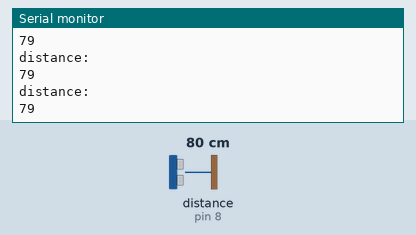
Bench run of a sketch on a simulated Arduino Uno, built with avr-gcc and run on an emulated ATmega328P. On the bench: the last lines printed to the serial monitor. Wiring (inferred from the names in the program): ultrasonic range finder: trigger pin 7; echo pin 8. The test bench sets the inputs (shaded band); at power-on: distance to the obstacle (sensor on pin 8) 80 cm. The echo pulse lasts 58.3 µs per cm.

Above: at 1.3 s.
1.4 s: distance to the obstacle (sensor on pin 8) set to 2 cm
At 1.83 s:
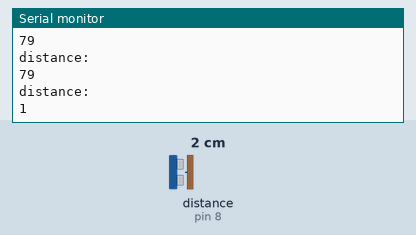
2.9 s: distance to the obstacle (sensor on pin 8) set to 4 cm
At 3.33 s:
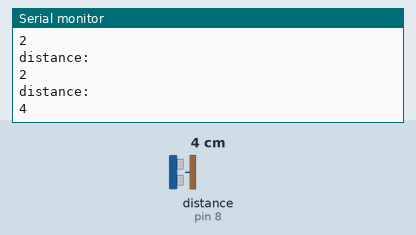
Timing chart, 0 to 5.9 s (numbered marks = the images above; inputs shaded):
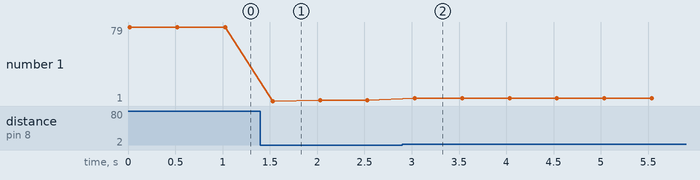

The sketch:

Ultrasonic_distance_sensor.ino
```cpp
/*
HC-SR04 Ping distance sensor]
VCC to arduino 5v GND to arduino GND
Echo to Arduino pin 13 Trig to Arduino pin 12
Red POS to Arduino pin 11
Green POS to Arduino pin 10
560 ohm resistor to both LED NEG and GRD power rail
More info at: http://goo.gl/kJ8Gl
Original code improvements to the Ping sketch sourced from Trollmaker.com
Some code and wiring inspired by http://en.wikiversity.org/wiki/User:Dstaub/robotcar
*/

const int trigPin = 7;
const int echoPin = 8;

long duration;
int distance;

void setup() {
  Serial.begin (9600);
  pinMode(trigPin, OUTPUT);
  pinMode(echoPin, INPUT);

}

void loop() {

  digitalWrite(trigPin, LOW);  // Added this line
  delayMicroseconds(2); // Added this line
  digitalWrite(trigPin, HIGH);
//  delayMicroseconds(1000); - Removed this line
  delayMicroseconds(10); // Added this line
  digitalWrite(trigPin, LOW);
  duration = pulseIn(echoPin, HIGH);
  distance = (duration/2) / 29.1;


  Serial.println("distance: ");
    Serial.println(distance);


//  if (distance < 4) {  // This is where the LED On/Off happens
//    digitalWrite(led,HIGH); // When the Red condition is met, the Green LED should turn off
//  digitalWrite(led2,LOW);
//}
//  else {
//    digitalWrite(led,LOW);
//    digitalWrite(led2,HIGH);
//  }
//  if (distance >= 200 || distance <= 0){
//    Serial.println("Out of range");
//  }
//  else {
//    Serial.print(distance);
//    Serial.println(" cm");
//  }
  delay(500);
}
```

Measured:
- after the input at 1.4 s, the serial monitor: prints a new line after 0.13 s (image 1)
- after the input at 2.9 s, the serial monitor: prints a new line after 0.13 s (image 2)
- plotted number 1: 79 → 2 after the input at 1.4 s, 2 → 4 after the input at 2.9 s
